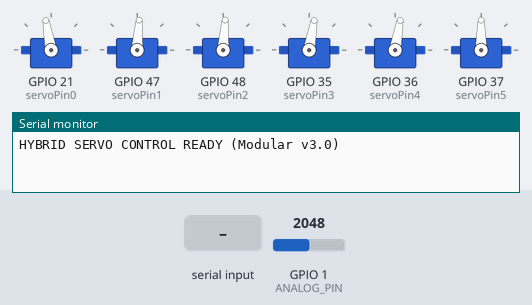
Recording of a program running on a simulated ESP32-S3. Shown: 6 × servo, the last lines printed to the serial monitor. The inputs (shaded band) are chosen by the test bench; at power-on: GPIO 1 (ANALOG_PIN) = 2048 (analog values on the 0–4095 scale).

Above: at 1.2 s.
1.3 s: "default\n" received over Serial
At 2.1 s:
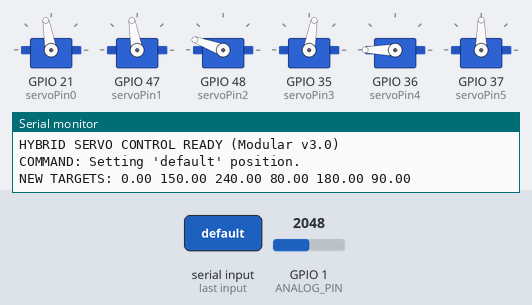
3.1 s: GPIO 1 (ANALOG_PIN) set to 1228
At 3.9 s:
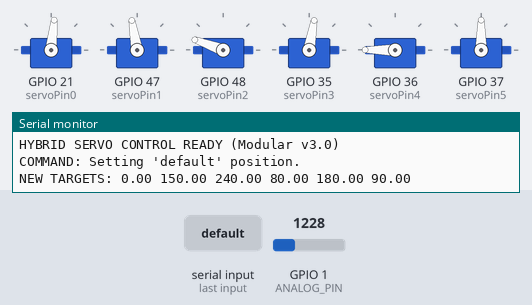
4.6 s: "pos1\n" received over Serial
At 5.4 s:
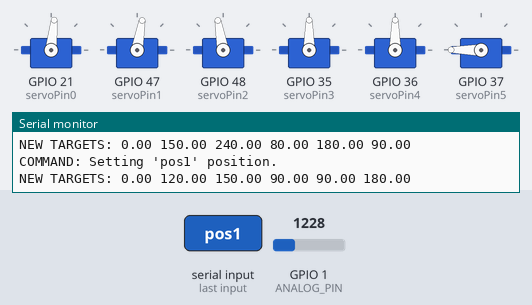
6.4 s: "zero_pos\n" received over Serial
At 7.9 s:
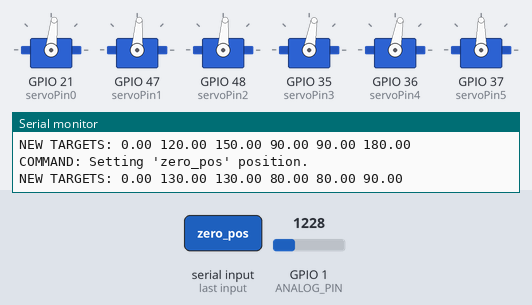
8.2 s: "pos2\n" received over Serial
At 9.7 s:
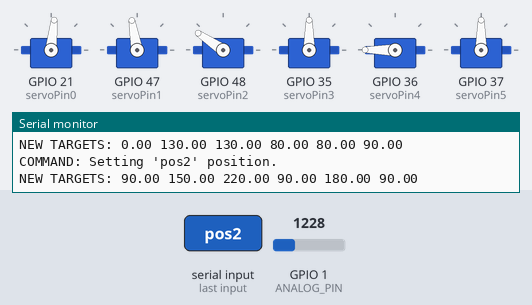
10.0 s: GPIO 1 (ANALOG_PIN) set to 3603
At 10.4 s:
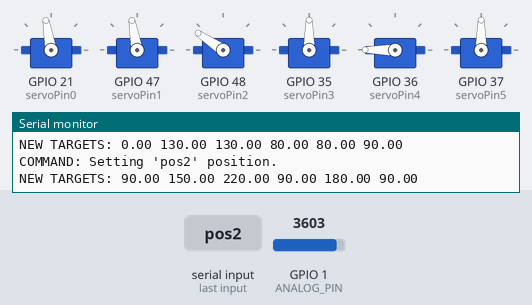
Timing chart, 0 to 12.5 s (numbered marks = the images above; inputs shaded):
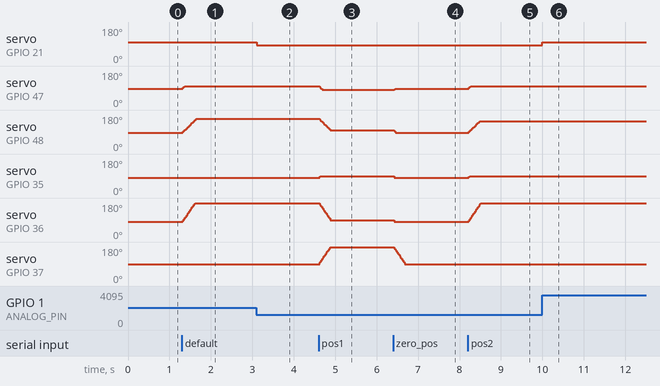

Measured:
- after the input at 1.3 s, servo on GPIO 47 (servoPin1): 86° → 100° at once; servo on GPIO 48 (servoPin2): moves from 86° to 160° over 0.34 s, starting at once; servo on GPIO 36 (servoPin4): moves from 80° to 180° over 0.30 s, starting at once
- after the input at 3.1 s, servo on GPIO 21 (servoPin0): 100° → 84° at once
- after the input at 4.6 s, servo on GPIO 47 (servoPin1): 100° → 80° at once; servo on GPIO 48 (servoPin2): moves from 160° to 100° over 0.28 s, starting at once
- after the input at 6.4 s, servo on GPIO 47 (servoPin1): 80° → 86° at once; servo on GPIO 48 (servoPin2): 100° → 86° at once; servo on GPIO 35 (servoPin3), servo on GPIO 36 (servoPin4): 90° → 80° at once; servo on GPIO 37 (servoPin5): moves from 180° to 90° over 0.28 s, starting at once
- after the input at 8.2 s, servo on GPIO 47 (servoPin1): 86° → 100° at once; servo on GPIO 48 (servoPin2): moves from 86° to 146° over 0.28 s, starting at once; servo on GPIO 35 (servoPin3): 80° → 90° at once; servo on GPIO 36 (servoPin4): moves from 80° to 180° over 0.29 s, starting at once
- after the input at 10.0 s, servo on GPIO 21 (servoPin0): 84° → 100° at once

The program:

main.cpp
```cpp
#include <Arduino.h>
#include "config/Constants.h"
#include "control/ServoControl.h"
#include "io/SerialCommands.h"

/**
 * @brief System initialization and main control loop.
 */
void setup() {
  Serial.begin(115200);
  analogReadResolution(12);
  analogSetPinAttenuation(ANALOG_PIN, ADC_11db);
  Serial.println("HYBRID SERVO CONTROL READY (Modular v3.0)");
  initServos();
}

/**
 * @brief Main control loop — handles serial commands and servo updates.
 */
void loop() {
  processSerialInput();
  updateJoint0_feedback();
  updateStandardServosSmooth();
}
```

ServoControl.cpp
```cpp
#include "ServoControl.h"

Servo servo0, servo1, servo2, servo3, servo4, servo5;
float currentAngles[6] = {0.0, 130.0, 130.0, 80.0, 80.0, 90.0};
float targetAngles[6]  = {0.0, 130.0, 130.0, 80.0, 80.0, 90.0};

unsigned long lastMoveTime = 0;

/**
 * @brief Initialize all servo objects and timers.
 */
void initServos() {
  ESP32PWM::allocateTimer(0);
  ESP32PWM::allocateTimer(1);
  ESP32PWM::allocateTimer(2);
  ESP32PWM::allocateTimer(3);

  servo0.attach(servoPin0);
  servo1.attach(servoPin1);
  servo2.attach(servoPin2);
  servo3.attach(servoPin3);
  servo4.attach(servoPin4);
  servo5.attach(servoPin5);

  applyStandardServoPositions();
  servo0.write(SERVO_STOP);
}

/**
 * @brief Reads the analog voltage corresponding to joint 0 feedback.
 */
float getCurrentVoltage_J0() {
  return ((float)analogRead(ANALOG_PIN) / ADC_RESOLUTION) * REFERENCE_VOLTAGE;
}

/**
 * @brief Maps desired angle to equivalent voltage.
 */
float angleToVoltage_J0(float angle) {
  long mappedValue = map(angle, MIN_ANGLE_J0, MAX_ANGLE_J0,
                         (long)(MIN_VOLTAGE_J0 * 1000),
                         (long)(MAX_VOLTAGE_J0 * 1000));
  return (float)mappedValue / 1000.0;
}

/**
 * @brief Closed-loop feedback control for joint 0.
 */
void updateJoint0_feedback() {
  float targetVoltage = angleToVoltage_J0(targetAngles[0]);
  float currentVoltage = getCurrentVoltage_J0();
  float error = targetVoltage - currentVoltage;

  if (abs(error) <= VOLTAGE_TOLERANCE)      servo0.write(SERVO_STOP);
  else if (error > 0)                       servo0.write(SERVO_LEFT);
  else                                      servo0.write(SERVO_RIGHT);
}

/**
 * @brief Writes constrained servo positions for all joints (1–5).
 */
void applyStandardServoPositions() {
  servo3.write(int(constrain(currentAngles[3], 0.0, 180.0)));
  servo4.write(int(constrain(currentAngles[4], 0.0, 180.0)));
  servo5.write(int(constrain(currentAngles[5], 0.0, 180.0)));

  servo1.write(int(constrain(currentAngles[1], 0.0, 270.0) * 180.0 / 270.0));
  servo2.write(int(constrain(currentAngles[2], 0.0, 270.0) * 180.0 / 270.0));
}

/**
 * @brief Smooth motion controller for standard servos (J1–J5).
 */
void updateStandardServosSmooth() {
  if (millis() - lastMoveTime >= moveInterval) {
    lastMoveTime = millis();
    const float step = 0.1;
    bool moved = false;

    for (int i = 1; i < 6; i++) {
      float diff = targetAngles[i] - currentAngles[i];
      if (fabs(diff) < step) {
        currentAngles[i] = targetAngles[i];
      } else {
        currentAngles[i] += (diff > 0 ? step : -step);
      }
      moved = true;
    }

    if (moved) applyStandardServoPositions();
  }
}
```

ServoControl.h
```cpp
/**
 * @file ServoControl.h
 * @brief Defines servo control logic, smooth motion, and feedback loop.
 */

#pragma once
#include <Arduino.h>
#include <ESP32Servo.h>
#include "../config/Constants.h"
#include "../config/ServoPositions.h"

extern Servo servo0, servo1, servo2, servo3, servo4, servo5;
extern float currentAngles[6];
extern float targetAngles[6];

void initServos();
void updateJoint0_feedback();
void updateStandardServosSmooth();
void applyStandardServoPositions();

float getCurrentVoltage_J0();
float angleToVoltage_J0(float angle);
```

SerialCommands.cpp
```cpp
#include "SerialCommands.h"
#include "../config/Constants.h"
#include "../config/ServoPositions.h"
#include "../control/ServoControl.h"

String receivedLine = "";
bool lineComplete = false;

static void printTargetAngles() {
  Serial.print("NEW TARGETS: ");
  for (int i = 0; i < 6; i++) {
    Serial.print(targetAngles[i]);
    Serial.print(" ");
  }
  Serial.println();
}

/**
 * @brief Handles parsing and executing serial commands from UART.
 */
void processSerialInput() {
  while (Serial.available() > 0) {
    char inChar = (char)Serial.read();
    if (inChar == '\n') lineComplete = true;
    else if (inChar != '\r') receivedLine += inChar;
  }

  if (!lineComplete) return;
  receivedLine.trim();

  if (receivedLine.equalsIgnoreCase("default")) {
    Serial.println("COMMAND: Setting 'default' position.");
    for (int i = 0; i < 6; i++) targetAngles[i] = defaultAngles[i];
    printTargetAngles();
  }
  else if (receivedLine.equalsIgnoreCase("pos1")) {
    Serial.println("COMMAND: Setting 'pos1' position.");
    for (int i = 0; i < 6; i++) targetAngles[i] = pos1Angles[i];
     printTargetAngles();
  }
  else if (receivedLine.equalsIgnoreCase("pos2")) {
    Serial.println("COMMAND: Setting 'pos2' position.");
    for (int i = 0; i < 6; i++) targetAngles[i] = pos2Angles[i];
     printTargetAngles();
  }
  else if (receivedLine.equalsIgnoreCase("pos3")) {
    Serial.println("COMMAND: Setting 'pos3' position.");
    for (int i = 0; i < 6; i++) targetAngles[i] = pos3Angles[i];
     printTargetAngles();
  }
  else if (receivedLine.equalsIgnoreCase("zero_pos")) {
    Serial.println("COMMAND: Setting 'zero_pos' position.");
    for (int i = 0; i < 6; i++) targetAngles[i] = zero_pos[i];
     printTargetAngles();
  }
  else {
    // Handle custom offset commands like "30 0 -10 0 0 0"
    float offsets[6];
    int count = 0;
    char buf[100];
    receivedLine.toCharArray(buf, sizeof(buf));

    char* part = strtok(buf, " ;");
    while (part != NULL && count < 6) {
      offsets[count++] = atof(part);
      part = strtok(NULL, " ;");
    }

    if (count == 6) {
      Serial.print("OFFSETS: ");
      for (int i = 0; i < 6; i++) Serial.printf("%.1f ", offsets[i]);
      Serial.println();

      for (int i = 0; i < 6; i++)
        targetAngles[i] = zero_pos[i] + (offsets[i] * offsetMultipliers[i]);

      targetAngles[0] = constrain(targetAngles[0], MIN_ANGLE_J0, MAX_ANGLE_J0);

      printTargetAngles();
    } else {
      Serial.println("ERROR: Invalid command. Expected 6 offsets or a keyword.");
    }
  }

  receivedLine = "";
  lineComplete = false;
}
```

SerialCommands.h
```cpp
#pragma once
#include <Arduino.h>

/**
 * @brief Reads and processes commands from the serial port.
 *
 * Supports:
 * - Predefined poses: default, pos1, pos2, pos3, zero_pos
 * - Offset commands: "30 0 -10 0 0 0"
 */
void processSerialInput();
```

Constants.h
```cpp
/**
 * @file Constants.h
 * @brief Contains all hardware constants, pin definitions, and system-wide parameters.
 */

#pragma once
#include <Arduino.h>

// =========================
// SERVO LIMITS AND CONTROL
// =========================

constexpr int SERVO_STOP  = 92;
constexpr int SERVO_LEFT  = 84;
constexpr int SERVO_RIGHT = 100;

constexpr int MIN_ANGLE_J0 = -102;
constexpr int MAX_ANGLE_J0 = 122;

// =========================
// FEEDBACK & ANALOG CONFIG
// =========================

constexpr int   ANALOG_PIN          = 1;
constexpr int   ADC_RESOLUTION      = 4095;
constexpr float REFERENCE_VOLTAGE   = 2.500;
constexpr float VOLTAGE_TOLERANCE   = 0.05;
constexpr float MIN_VOLTAGE_J0      = 0.077;
constexpr float MAX_VOLTAGE_J0      = 2.200;

// =========================
// SERVO PINOUTS
// =========================

constexpr int servoPin0 = 21;
constexpr int servoPin1 = 47;
constexpr int servoPin2 = 48;
constexpr int servoPin3 = 35;
constexpr int servoPin4 = 36;
constexpr int servoPin5 = 37;

// =========================
// MISC CONTROL PARAMETERS
// =========================

constexpr unsigned long moveInterval = 0;
constexpr float offsetMultipliers[6] = {1.0, 1.0, -1.0, 1.0, 1.0, 1.0};
```

ServoPositions.h
```cpp
/**
 * @file ServoPositions.h
 * @brief Predefined joint angle configurations.
 */

#pragma once

constexpr float defaultAngles[6] = {0.0, 150.0, 240.0, 80.0, 180.0, 90.0};
constexpr float pos1Angles[6]    = {0.0, 120.0, 150.0, 90.0, 90.0, 180.0};
constexpr float pos2Angles[6]    = {90.0, 150.0, 220.0, 90.0, 180.0, 90.0};
constexpr float pos3Angles[6]    = {0.0, 200.0, 50.0, 180.0, 0.0, 90.0};
constexpr float zero_pos[6]      = {0.0, 130.0, 130.0, 80.0, 80.0, 90.0};
```
